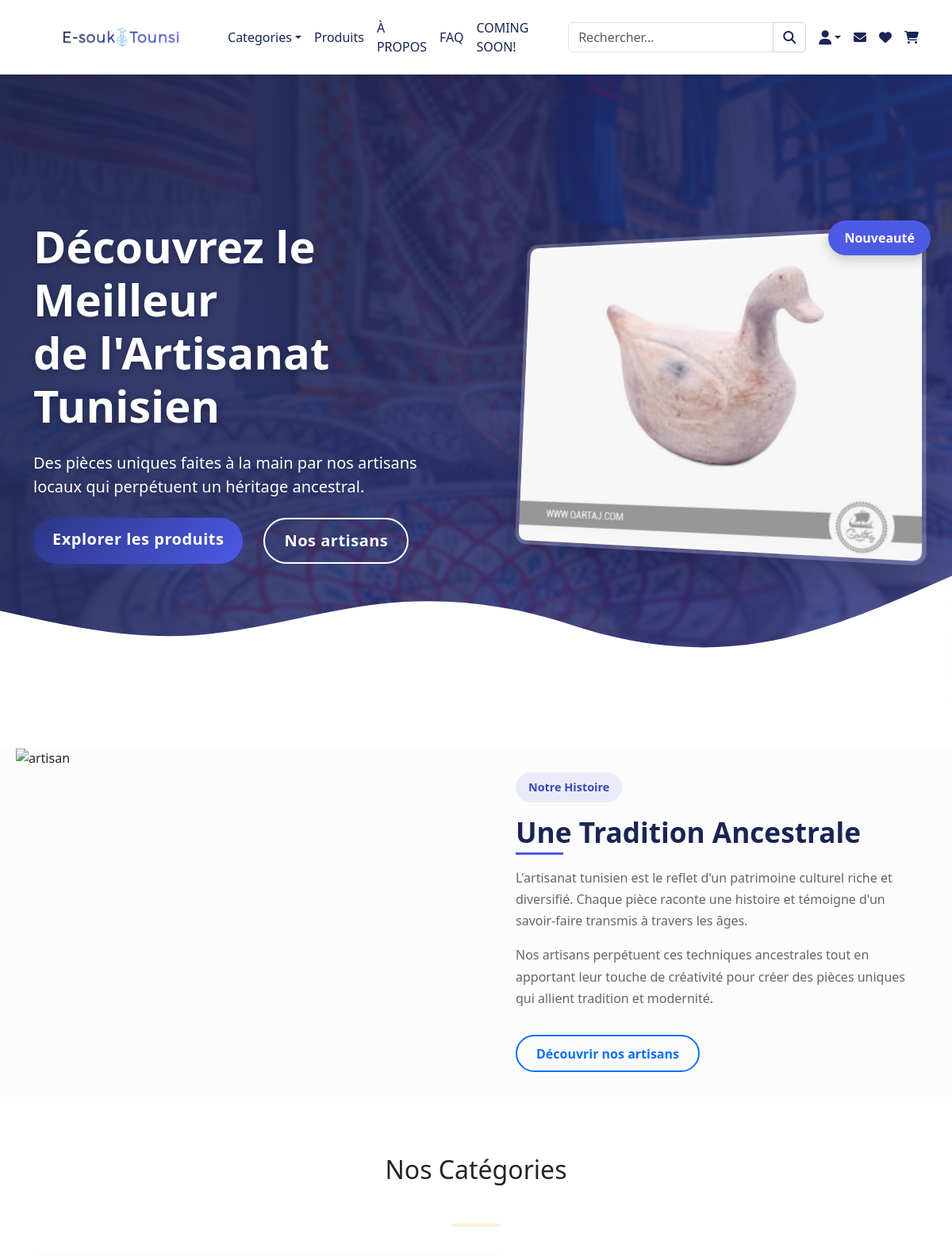
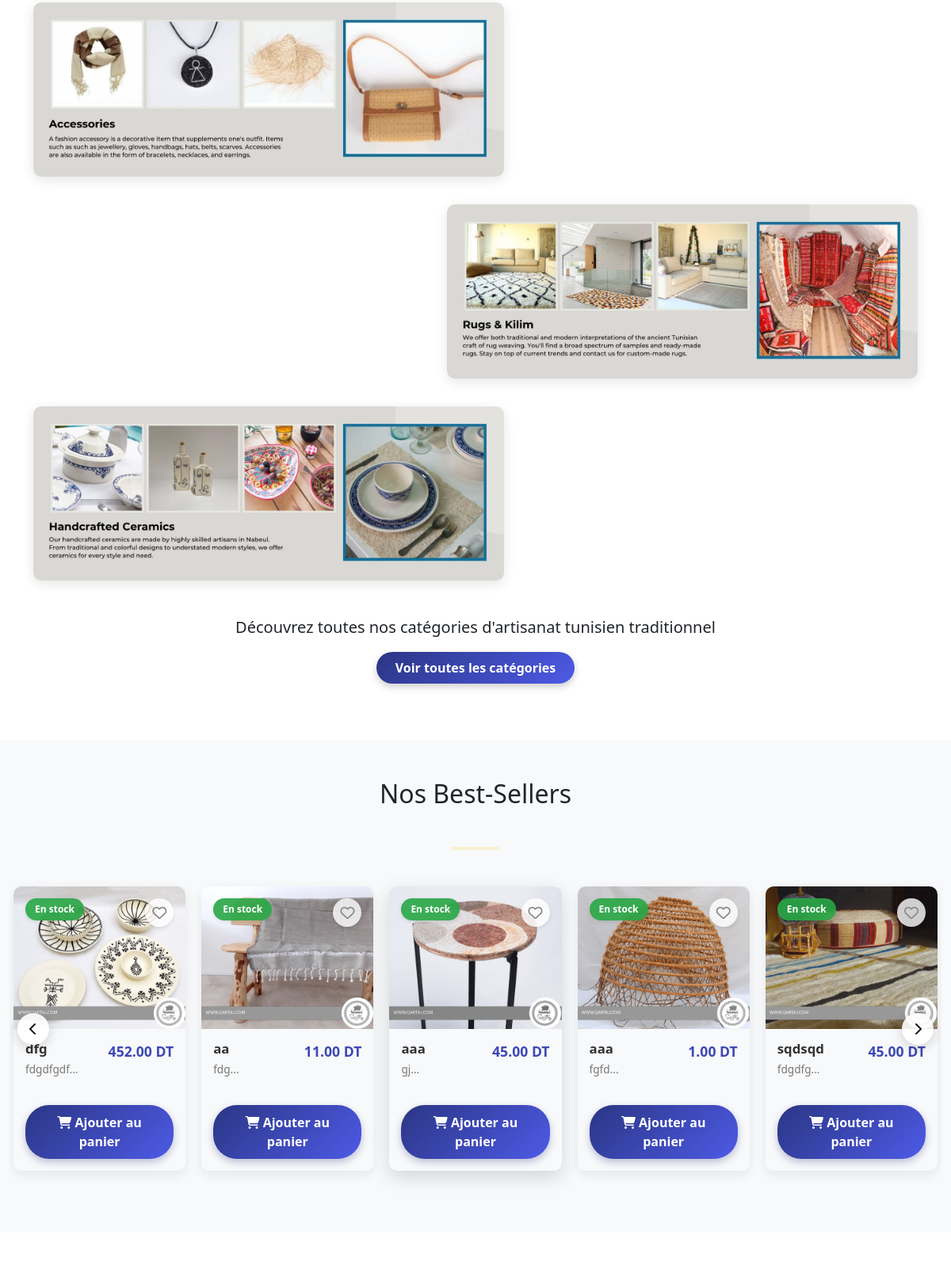
Screenshot of /public/pages/index.php (upper part) with the database file from the repository (2 pictures, top to bottom).
### tables this page shows
CREATE TABLE `product` (
  `id_product` int NOT NULL AUTO_INCREMENT,
  `title` varchar(255) NOT NULL,
  `description` text,
  `price` decimal(10,2) NOT NULL,
  `stock` int DEFAULT '0',
  `image` varchar(255) DEFAULT NULL,
  `is_best_seller` tinyint(1) NOT NULL DEFAULT '0',
  `created_at` datetime DEFAULT CURRENT_TIMESTAMP,
  `category_id` int DEFAULT NULL,
  PRIMARY KEY (`id_product`),
  KEY `category_id` (`category_id`),
  CONSTRAINT `product_ibfk_1` FOREIGN KEY (`category_id`) REFERENCES `category` (`id_category`) ON DELETE SET NULL
);

### public/pages/index.php (the view, shortened to what this page needs)
<?php
require_once __DIR__ . '/../../config/init.php';
$productsQuery = $db->query("SELECT * FROM product WHERE is_best_seller = 1 LIMIT 8");
$productsArray = $productsQuery->fetchAll(PDO::FETCH_ASSOC);
?>
<!DOCTYPE html>
<html lang="fr">
<head>
    <?php include '../templates/header.php'; ?>
    <link rel="stylesheet" href="../assets/css/index.css">
</head>
<body>
    <?php include '../templates/navbar.php'; ?>
    <section class="hero-section position-relative mb-5">
        <div class="hero-overlay"></div>
        <div class="container">
            <div class="row align-items-center" style="min-height: 80vh">
                <div class="col-lg-6 text-white position-relative z-2">
                    <h1 class="hero-title mb-4">Découvrez le Meilleur<br>de l'Artisanat Tunisien</h1>
                    <p class="hero-subtitle mb-4">Des pièces uniques faites à la main par nos artisans locaux qui perpétuent un héritage ancestral.</p>
                    <div class="hero-buttons">
                        <a href="product.php" class="btn btn-primary btn-lg px-4 shadow-sm">Explorer les produits</a>
                        <a href="vision.php" class="btn btn-outline-light btn-lg px-4 ms-3">Nos artisans</a>
                    </div>
                </div>
                <div class="col-lg-6 position-relative z-2 d-none d-lg-block">
                    <div class="hero-featured-product">
                        <img src="../assets/images/featured-product.png" alt="Produit artisanal mis en avant" class="img-fluid rounded-lg shadow-lg">
                        <div class="hero-badge">
                            <span>Nouveauté</span>
                        </div>
                    </div>
                </div>
            </div>
        </div>
        <div class="hero-shape">
        </div>
    </section>
    <section class="artisan-showcase">
        <div class="container-fluid px-0">
            <div class="row g-0">
                <div class="col-md-6">
                    <div class="artisan-image-container">
                        <img src="../assets/images/historic/2.jpg" alt="artisan" class="img-fluid">
                    </div>
                </div>
                <div class="col-md-6">
                    <div class="artisan-text-container">
                        <div class="artisan-text-content">
                            <span class="artisan-badge">Notre Histoire</span>
                            <h2>Une Tradition Ancestrale</h2>
                            <p>L'artisanat tunisien est le reflet d'un patrimoine culturel riche et diversifié. Chaque pièce raconte une histoire et témoigne d'un savoir-faire transmis à travers les âges.</p>
                            <p>Nos artisans perpétuent ces techniques ancestrales tout en apportant leur touche de créativité pour créer des pièces uniques qui allient tradition et modernité.</p>
                            <a href="vision.php" class="btn btn-outline-primary">Découvrir nos artisans</a>
                        </div>
                    </div>
                </div>
            </div>
        </div>
    </section>
    <section class="container mb-5 py-4">
        <h2 class="text-center mb-5">Nos Catégories</h2>
        <hr class="mx-auto" style="width: 60px; border: 2px solid #fcd34d">
        <br>
        <div class="category-container">
            <?php
            $categories = [
                ['id' => 1, 'name' => 'Accessories', 'image' => 'Accessories.jpg', 'desc' => 'Découvrez notre collection d\'accessoires artisanaux.'],
                ['id' => 2, 'name' => 'Rugs & Kilim', 'image' => 'klim.jpg', 'desc' => 'Explorez nos tapis et kilims traditionnels faits à la main.'],
                ['id' => 3, 'name' => 'Handcrafted Ceramics', 'image' => 'Handcrafted-ceramic.jpg', 'desc' => 'Découvrez notre collection de céramiques artisanales tunisiennes faites à la main.']
            ];
            foreach ($categories as $index => $category):
                $position = $index % 2 == 0 ? 'category-start' : 'category-end';
            ?>
                <div class="category-card <?= $position ?>">
                    <div class="category-image-container">
                        <img src="../assets/images/category/<?= $category['image'] ?>" alt="<?= $category['name'] ?>">
                    </div>
                </div>
            <?php endforeach; ?>
        </div>
        <div class="text-center mt-4">
            <p class="lead">Découvrez toutes nos catégories d'artisanat tunisien traditionnel</p>
            <a href="categories.php" class="btn categories-btn px-4 py-2">Voir toutes les catégories</a>
        </div>
    </section>
    <section id="products" class="container-fluid mb-5 py-5 bg-light">
        <h2 class="text-center mb-5">Nos Best-Sellers</h2>
        <hr class="mx-auto" style="width: 60px; border: 2px solid #fcd34d">
        <div class="product-carousel-container">
            <button class="carousel-arrow prev-arrow"><i class="fas fa-chevron-left"></i></button>
            <button class="carousel-arrow next-arrow"><i class="fas fa-chevron-right"></i></button>
            <div class="product-carousel">
                <?php foreach($productsArray as $product):
                    $inWishlist = in_array($product['id_product'], $_SESSION['wishlist']);
                ?>
                    <div class="product-card" data-product-id="<?= $product['id_product'] ?>">
                        <div class="wishlist-icon" data-product-id="<?= $product['id_product'] ?>">
                            <i class="<?= $inWishlist ? 'fas' : 'far' ?> fa-heart"></i>
                        </div>
                        <div class="stock-badge <?= $product['stock'] > 0 ? 'in-stock' : 'out-of-stock' ?>">
                            <?= $product['stock'] > 0 ? 'En stock' : 'Rupture de stock' ?>
                        </div>
                        <div class="product-image">
                            <a href="product-detail.php?id=<?= $product['id_product'] ?>">
                                <img src="../../root_uploads/products/<?= htmlspecialchars($product['image']) ?>"
                                    alt="<?= htmlspecialchars($product['title']) ?>">
                            </a>
                        </div>
                        <div class="product-details">
                            <div class="d-flex justify-content-between">
                                <h5><?= htmlspecialchars($product['title']) ?></h5>
                                <span class="price"><?= number_format($product['price'], 2) ?> DT</span>
                            </div>
                            <p class="product-description"><?= substr(htmlspecialchars($product['description']), 0, 80) ?>...</p>
                            <div class="product-btn-container">
                                <button class="add-to-cart-btn" data-product-id="<?= $product['id_product'] ?>">
                                    <i class="fas fa-shopping-cart"></i> Ajouter au panier
                                </button>
                            </div>
                        </div>
                    </div>
                <?php endforeach; ?>
            </div>
        </div>
    </section>
    <?php include '../templates/footer.php'; ?>
</body>
</html>

### public/assets/css/styles.css (style rules this page uses)
:root { --color-white: #fcfcfc; --color-dark: #1a2454; --color-medium: #2b3684; --color-primary: #3c48b5; --color-accent: #4d5ae6; --color-shadow: rgba(26, 36, 84, 0.1); }

### rows the page displays
product: stock "En stock", image (picture), title "dfg", price "452.00", description "fdgdfgdf"
product: stock "En stock", image (picture), title "aa", price "11.00", description "fdg"
product: stock "En stock", image (picture), title "aaa", price "45.00", description "gj"
product: stock "En stock", image (picture), title "aaa", price "1.00", description "fgfd"
product: stock "En stock", image (picture), title "sqdsqd", price "45.00", description "fdgdfg"
